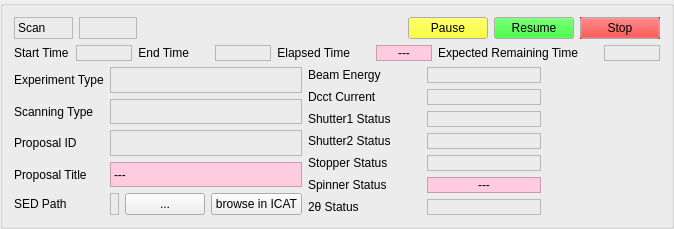
     <widget class="QGroupBox" name="infoGroupBox">
      <property name="title">
       <string/>
      </property>
      <layout class="QGridLayout" name="gridLayout_10">
       <item row="2" column="1" rowspan="2">
        <layout class="QGridLayout" name="statusLayout">
         <item row="5" column="1">
          <widget class="QLabel" name="spinnerStatusVal">
           <property name="cursor">
            <cursorShape>IBeamCursor</cursorShape>
           </property>
           <property name="styleSheet">
            <string notr="true">background-color: rgb(255, 203, 223);</string>
           </property>
           <property name="frameShape">
            <enum>QFrame::StyledPanel</enum>
           </property>
           <property name="text">
            <string>---</string>
           </property>
           <property name="alignment">
            <set>Qt::AlignCenter</set>
           </property>
          </widget>
         </item>
         <item row="6" column="1">
          <widget class="QELabel" name="twoThetaStatusVal">
           <property name="cursor">
            <cursorShape>IBeamCursor</cursorShape>
           </property>
           <property name="frameShape">
            <enum>QFrame::StyledPanel</enum>
           </property>
           <property name="alignment">
            <set>Qt::AlignCenter</set>
           </property>
           <property name="variable" stdset="0">
            <string>I09R2-MO-MC3:ES-DIFF-STP-ROTX2.RBV</string>
           </property>
           <property name="variableAsToolTip">
            <bool>false</bool>
           </property>
           <property name="displayAlarmStateOption" stdset="0">
            <enum>QELabel::Never</enum>
           </property>
          </widget>
         </item>
         <item row="5" column="0">
          <widget class="QLabel" name="spinnerStatusLabel">
           <property name="text">
            <string>Spinner Status</string>
           </property>
          </widget>
         </item>
         <item row="1" column="0">
          <widget class="QLabel" name="dcctCurrentLabel">
           <property name="text">
            <string>Dcct Current</string>
           </property>
          </widget>
         </item>
         <item row="3" column="0">
          <widget class="QLabel" name="shutter2StatusLabel">
           <property name="text">
            <string>Shutter2 Status</string>
           </property>
          </widget>
         </item>
         <item row="4" column="2">
          <widget class="QESimpleShape" name="stopperStatusInd">
           <property name="colour1" stdset="0">
            <color>
             <red>255</red>
             <green>255</green>
             <blue>0</blue>
            </color>
           </property>
           <property name="colour2" stdset="0">
            <color>
             <red>255</red>
             <green>255</green>
             <blue>0</blue>
            </color>
           </property>
           <property name="colour3" stdset="0">
            <color>
             <red>0</red>
             <green>255</green>
             <blue>0</blue>
            </color>
           </property>
           <property name="variable" stdset="0">
            <string>I09FE-PSS-PHST:getStatus</string>
           </property>
           <property name="edgeAlarmStateOption" stdset="0">
            <enum>QESimpleShape::Never</enum>
           </property>
           <property name="addUnits">
            <bool>false</bool>
           </property>
           <property name="variableAsToolTip">
            <bool>false</bool>
           </property>
          </widget>
         </item>
         <item row="1" column="1">
          <widget class="QELabel" name="dcctCurrentVal">
           <property name="cursor">
            <cursorShape>IBeamCursor</cursorShape>
           </property>
           <property name="frameShape">
            <enum>QFrame::StyledPanel</enum>
           </property>
           <property name="alignment">
            <set>Qt::AlignCenter</set>
           </property>
           <property name="variable" stdset="0">
            <string>SRC01-DI-DCCT1:getDcctCurrent</string>
           </property>
           <property name="variableAsToolTip">
            <bool>false</bool>
           </property>
           <property name="displayAlarmStateOption" stdset="0">
            <enum>QELabel::Never</enum>
           </property>
          </widget>
         </item>
         <item row="0" column="1">
          <widget class="QELabel" name="beamEnergyVal">
           <property name="cursor">
            <cursorShape>IBeamCursor</cursorShape>
           </property>
           <property name="frameShape">
            <enum>QFrame::StyledPanel</enum>
           </property>
           <property name="alignment">
            <set>Qt::AlignCenter</set>
           </property>
           <property name="variable" stdset="0">
            <string>SR-DI:getBeamEnergy</string>
           </property>
           <property name="variableAsToolTip">
            <bool>false</bool>
           </property>
           <property name="displayAlarmStateOption" stdset="0">
            <enum>QELabel::Never</enum>
           </property>
          </widget>
         </item>
         <item row="4" column="0">
          <widget class="QLabel" name="stopperStatusLabel">
           <property name="text">
            <string>Stopper Status</string>
           </property>
          </widget>
         </item>
         <item row="2" column="0">
          <widget class="QLabel" name="shutter1StatusLabel">
           <property name="text">
            <string>Shutter1 Status</string>
           </property>
          </widget>
         </item>
         <item row="6" column="0">
          <widget class="QLabel" name="twoThetaStatusLabel">
           <property name="text">
            <string>2θ Status</string>
           </property>
          </widget>
         </item>
         <item row="0" column="0">
          <widget class="QLabel" name="beamEnergyLabel">
           <property name="text">
            <string>Beam Energy</string>
           </property>
          </widget>
         </item>
         <item row="4" column="1">
          <widget class="QELabel" name="stopperStatusVal">
           <property name="cursor">
            <cursorShape>IBeamCursor</cursorShape>
           </property>
           <property name="frameShape">
            <enum>QFrame::StyledPanel</enum>
           </property>
           <property name="alignment">
            <set>Qt::AlignCenter</set>
           </property>
           <property name="variable" stdset="0">
            <string>I09FE-PSS-PHST:getStatus</string>
           </property>
           <property name="variableAsToolTip">
            <bool>false</bool>
           </property>
           <property name="displayAlarmStateOption" stdset="0">
            <enum>QELabel::Never</enum>
           </property>
           <property name="addUnits">
            <bool>false</bool>
           </property>
          </widget>
         </item>
         <item row="3" column="2">
          <widget class="QESimpleShape" name="shutter2StatusInd">
           <property name="colour1" stdset="0">
            <color>
             <red>255</red>
             <green>255</green>
             <blue>0</blue>
            </color>
           </property>
           <property name="colour2" stdset="0">
            <color>
             <red>255</red>
             <green>255</green>
             <blue>0</blue>
            </color>
           </property>
           <property name="colour3" stdset="0">
            <color>
             <red>0</red>
             <green>255</green>
             <blue>0</blue>
            </color>
           </property>
           <property name="variable" stdset="0">
            <string>I09OH-VA-PSH:getStatus</string>
           </property>
           <property name="edgeAlarmStateOption" stdset="0">
            <enum>QESimpleShape::Never</enum>
           </property>
           <property name="addUnits">
            <bool>false</bool>
           </property>
           <property name="variableAsToolTip">
            <bool>false</bool>
           </property>
          </widget>
         </item>
         <item row="5" column="2">
          <widget class="QESimpleShape" name="spinnerStatusInd">
           <property name="colour0" stdset="0">
            <color>
             <red>0</red>
             <green>255</green>
             <blue>0</blue>
            </color>
           </property>
           <property name="colour1" stdset="0">
            <color>
             <red>255</red>
             <green>0</green>
             <blue>0</blue>
            </color>
           </property>
           <property name="variable" stdset="0">
            <string>I09R2-MO-MC1:ES-DIFF-STP-ROTX3.DMOV</string>
           </property>
           <property name="edgeAlarmStateOption" stdset="0">
            <enum>QESimpleShape::Never</enum>
           </property>
           <property name="addUnits">
            <bool>false</bool>
           </property>
           <property name="variableAsToolTip">
            <bool>false</bool>
           </property>
          </widget>
         </item>
         <item row="3" column="1">
          <widget class="QELabel" name="shutter2StatusVal">
           <property name="cursor">
            <cursorShape>IBeamCursor</cursorShape>
           </property>
           <property name="frameShape">
            <enum>QFrame::StyledPanel</enum>
           </property>
           <property name="alignment">
            <set>Qt::AlignCenter</set>
           </property>
           <property name="variable" stdset="0">
            <string>I09OH-VA-PSH:getStatus</string>
           </property>
           <property name="variableAsToolTip">
            <bool>false</bool>
           </property>
           <property name="displayAlarmStateOption" stdset="0">
            <enum>QELabel::Never</enum>
           </property>
           <property name="addUnits">
            <bool>false</bool>
           </property>
          </widget>
         </item>
         <item row="2" column="1">
          <widget class="QELabel" name="shutter1StatusVal">
           <property name="cursor">
            <cursorShape>IBeamCursor</cursorShape>
           </property>
           <property name="frameShape">
            <enum>QFrame::StyledPanel</enum>
           </property>
           <property name="alignment">
            <set>Qt::AlignCenter</set>
           </property>
           <property name="variable" stdset="0">
            <string>I09FE-VA-PSH:getStatus</string>
           </property>
           <property name="variableAsToolTip">
            <bool>false</bool>
           </property>
           <property name="displayAlarmStateOption" stdset="0">
            <enum>QELabel::Never</enum>
           </property>
           <property name="addUnits">
            <bool>false</bool>
           </property>
          </widget>
         </item>
         <item row="2" column="2">
          <widget class="QESimpleShape" name="shutter1StatusInd">
           <property name="colour1" stdset="0">
            <color>
             <red>255</red>
             <green>255</green>
             <blue>0</blue>
            </color>
           </property>
           <property name="colour2" stdset="0">
            <color>
             <red>255</red>
             <green>255</green>
             <blue>0</blue>
            </color>
           </property>
           <property name="colour3" stdset="0">
            <color>
             <red>0</red>
             <green>255</green>
             <blue>0</blue>
            </color>
           </property>
           <property name="variable" stdset="0">
            <string>I09FE-VA-PSH:getStatus</string>
           </property>
           <property name="edgeAlarmStateOption" stdset="0">
            <enum>QESimpleShape::Never</enum>
           </property>
           <property name="addUnits">
            <bool>false</bool>
           </property>
           <property name="variableAsToolTip">
            <bool>false</bool>
           </property>
          </widget>
         </item>
        </layout>
       </item>
       <item row="2" column="0" rowspan="2">
        <layout class="QGridLayout" name="infoLayout">
         <item row="4" column="1">
          <widget class="QELabel" name="SEDPath">
           <property name="cursor">
            <cursorShape>IBeamCursor</cursorShape>
           </property>
           <property name="frameShape">
            <enum>QFrame::StyledPanel</enum>
           </property>
           <property name="wordWrap">
            <bool>true</bool>
           </property>
           <property name="variable" stdset="0">
            <string>$(P)FullExpFileName</string>
           </property>
           <property name="variableSubstitutions" stdset="0">
            <string>P=MS:</string>
           </property>
           <property name="variableAsToolTip">
            <bool>false</bool>
           </property>
           <property name="displayAlarmStateOption" stdset="0">
            <enum>QELabel::Never</enum>
           </property>
           <property name="addUnits">
            <bool>false</bool>
           </property>
          </widget>
         </item>
         <item row="4" column="2">
          <widget class="QPushButton" name="browse">
           <property name="cursor">
            <cursorShape>PointingHandCursor</cursorShape>
           </property>
           <property name="text">
            <string>...</string>
           </property>
          </widget>
         </item>
         <item row="0" column="0">
          <widget class="QLabel" name="experimentTypeLabel">
           <property name="text">
            <string>Experiment Type</string>
           </property>
          </widget>
         </item>
         <item row="4" column="3">
          <widget class="QPushButton" name="ICAT">
           <property name="cursor">
            <cursorShape>PointingHandCursor</cursorShape>
           </property>
           <property name="text">
            <string>browse in ICAT</string>
           </property>
          </widget>
         </item>
         <item row="1" column="1" colspan="3">
          <widget class="QELabel" name="scanningTypeVal">
           <property name="cursor">
            <cursorShape>IBeamCursor</cursorShape>
           </property>
           <property name="frameShape">
            <enum>QFrame::StyledPanel</enum>
           </property>
           <property name="alignment">
            <set>Qt::AlignCenter</set>
           </property>
           <property name="variable" stdset="0">
            <string>MS:ScanningType</string>
           </property>
           <property name="variableAsToolTip">
            <bool>false</bool>
           </property>
           <property name="displayAlarmStateOption" stdset="0">
            <enum>QELabel::Never</enum>
           </property>
           <property name="addUnits">
            <bool>false</bool>
           </property>
          </widget>
         </item>
         <item row="3" column="1" colspan="3">
          <widget class="QLabel" name="proposalTitleVal">
           <property name="cursor">
            <cursorShape>IBeamCursor</cursorShape>
           </property>
           <property name="styleSheet">
            <string notr="true">background-color: rgb(255, 203, 223);</string>
           </property>
           <property name="frameShape">
            <enum>QFrame::StyledPanel</enum>
           </property>
           <property name="text">
            <string>---</string>
           </property>
           <property name="alignment">
            <set>Qt::AlignLeading|Qt::AlignLeft|Qt::AlignVCenter</set>
           </property>
           <property name="wordWrap">
            <bool>true</bool>
           </property>
          </widget>
         </item>
         <item row="2" column="1" colspan="3">
          <widget class="QELabel" name="proposalIDVal">
           <property name="cursor">
            <cursorShape>IBeamCursor</cursorShape>
           </property>
           <property name="frameShape">
            <enum>QFrame::StyledPanel</enum>
           </property>
           <property name="alignment">
            <set>Qt::AlignCenter</set>
           </property>
           <property name="variable" stdset="0">
            <string>$(P)ProposalID</string>
           </property>
           <property name="variableSubstitutions" stdset="0">
            <string>P=MS:</string>
           </property>
           <property name="variableAsToolTip">
            <bool>false</bool>
           </property>
           <property name="displayAlarmStateOption" stdset="0">
            <enum>QELabel::Never</enum>
           </property>
           <property name="addUnits">
            <bool>false</bool>
           </property>
          </widget>
         </item>
         <item row="4" column="0">
          <widget class="QLabel" name="SEDPathLabel">
           <property name="text">
            <string>SED Path</string>
           </property>
          </widget>
         </item>
         <item row="3" column="0">
          <widget class="QLabel" name="proposalTitleLabel">
           <property name="text">
            <string>Proposal Title</string>
           </property>
          </widget>
         </item>
         <item row="2" column="0">
          <widget class="QLabel" name="proposalIDLabel">
           <property name="text">
            <string>Proposal ID</string>
           </property>
          </widget>
         </item>
         <item row="1" column="0">
          <widget class="QLabel" name="scanningTypeLabel">
           <property name="text">
            <string>Scanning Type</string>
           </property>
          </widget>
         </item>
         <item row="0" column="1" colspan="3">
          <widget class="QELabel" name="experimentTypeVal">
           <property name="cursor">
            <cursorShape>IBeamCursor</cursorShape>
           </property>
           <property name="frameShape">
            <enum>QFrame::StyledPanel</enum>
           </property>
           <property name="alignment">
            <set>Qt::AlignCenter</set>
           </property>
           <property name="variable" stdset="0">
            <string>$(P)ExperimentType</string>
           </property>
           <property name="variableSubstitutions" stdset="0">
            <string>P=MS:</string>
           </property>
           <property name="variableAsToolTip">
            <bool>false</bool>
           </property>
           <property name="displayAlarmStateOption" stdset="0">
            <enum>QELabel::Never</enum>
           </property>
           <property name="addUnits">
            <bool>false</bool>
           </property>
          </widget>
         </item>
        </layout>
       </item>
       <item row="0" column="0">
        <layout class="QGridLayout" name="scanStatusLayout">
         <item row="0" column="2">
          <widget class="QSimpleShape" name="scanStatusInd">
           <property name="shape">
            <enum>QSimpleShape::rectangle</enum>
           </property>
          </widget>
         </item>
         <item row="0" column="0">
          <widget class="QLabel" name="scanStatusLabel">
           <property name="frameShape">
            <enum>QFrame::StyledPanel</enum>
           </property>
           <property name="text">
            <string>Scan</string>
           </property>
          </widget>
         </item>
         <item row="0" column="3">
          <spacer name="horizontalSpacer_2">
           <property name="orientation">
            <enum>Qt::Horizontal</enum>
           </property>
           <property name="sizeType">
            <enum>QSizePolicy::Fixed</enum>
           </property>
           <property name="sizeHint" stdset="0">
            <size>
             <width>100</width>
             <height>20</height>
            </size>
           </property>
          </spacer>
         </item>
         <item row="0" column="1">
          <widget class="QELabel" name="scanStatusVal">
           <property name="cursor">
            <cursorShape>IBeamCursor</cursorShape>
           </property>
           <property name="autoFillBackground">
            <bool>false</bool>
           </property>
           <property name="frameShape">
            <enum>QFrame::StyledPanel</enum>
           </property>
           <property name="alignment">
            <set>Qt::AlignCenter</set>
           </property>
           <property name="variable" stdset="0">
            <string>$(P)ScanStatus</string>
           </property>
           <property name="variableSubstitutions" stdset="0">
            <string>P=MS:</string>
           </property>
           <property name="variableAsToolTip">
            <bool>false</bool>
           </property>
           <property name="displayAlarmStateOption" stdset="0">
            <enum>QELabel::Never</enum>
           </property>
           <property name="addUnits">
            <bool>false</bool>
           </property>
          </widget>
         </item>
        </layout>
       </item>
       <item row="1" column="0" colspan="2">
        <layout class="QGridLayout" name="timeLayout">
         <item row="1" column="4" rowspan="2">
          <widget class="QLabel" name="elapsedTimeLabel">
           <property name="text">
            <string>Elapsed Time</string>
           </property>
           <property name="alignment">
            <set>Qt::AlignRight|Qt::AlignTrailing|Qt::AlignVCenter</set>
           </property>
           <property name="indent">
            <number>20</number>
           </property>
          </widget>
         </item>
         <item row="1" column="2" rowspan="2">
          <widget class="QLabel" name="endTimeLabel">
           <property name="text">
            <string>End Time</string>
           </property>
           <property name="alignment">
            <set>Qt::AlignRight|Qt::AlignTrailing|Qt::AlignVCenter</set>
           </property>
           <property name="indent">
            <number>20</number>
           </property>
          </widget>
         </item>
         <item row="1" column="7" rowspan="2">
          <widget class="QELabel" name="scanRemainingTimeVal">
           <property name="cursor">
            <cursorShape>IBeamCursor</cursorShape>
           </property>
           <property name="frameShape">
            <enum>QFrame::StyledPanel</enum>
           </property>
           <property name="alignment">
            <set>Qt::AlignCenter</set>
           </property>
           <property name="variable" stdset="0">
            <string>$(P)ScanRemTime</string>
           </property>
           <property name="variableSubstitutions" stdset="0">
            <string>P=MS:</string>
           </property>
           <property name="variableAsToolTip">
            <bool>false</bool>
           </property>
           <property name="displayAlarmStateOption" stdset="0">
            <enum>QELabel::Never</enum>
           </property>
           <property name="addUnits">
            <bool>false</bool>
           </property>
          </widget>
         </item>
         <item row="1" column="5" rowspan="2">
          <widget class="QLabel" name="elapsedTimeVal">
           <property name="cursor">
            <cursorShape>IBeamCursor</cursorShape>
           </property>
           <property name="styleSheet">
            <string notr="true">background-color: rgb(255, 203, 223);</string>
           </property>
           <property name="frameShape">
            <enum>QFrame::StyledPanel</enum>
           </property>
           <property name="text">
            <string>---</string>
           </property>
           <property name="alignment">
            <set>Qt::AlignCenter</set>
           </property>
          </widget>
         </item>
         <item row="1" column="1" rowspan="2">
          <widget class="QELabel" name="startTimeVal">
           <property name="cursor">
            <cursorShape>IBeamCursor</cursorShape>
           </property>
           <property name="frameShape">
            <enum>QFrame::StyledPanel</enum>
           </property>
           <property name="alignment">
            <set>Qt::AlignCenter</set>
           </property>
           <property name="variable" stdset="0">
            <string>$(P)StartTime</string>
           </property>
           <property name="variableSubstitutions" stdset="0">
            <string>P=MS:</string>
           </property>
           <property name="variableAsToolTip">
            <bool>false</bool>
           </property>
           <property name="displayAlarmStateOption" stdset="0">
            <enum>QELabel::Never</enum>
           </property>
           <property name="addUnits">
            <bool>false</bool>
           </property>
          </widget>
         </item>
         <item row="1" column="0" rowspan="2">
          <widget class="QLabel" name="startTimeLabel">
           <property name="text">
            <string>Start Time</string>
           </property>
          </widget>
         </item>
         <item row="1" column="6" rowspan="2">
          <widget class="QLabel" name="intervalRemainingTimeLabel">
           <property name="text">
            <string>Expected Remaining Time</string>
           </property>
           <property name="alignment">
            <set>Qt::AlignRight|Qt::AlignTrailing|Qt::AlignVCenter</set>
           </property>
           <property name="indent">
            <number>20</number>
           </property>
          </widget>
         </item>
         <item row="1" column="3" rowspan="2">
          <widget class="QELabel" name="endTimeVal">
           <property name="cursor">
            <cursorShape>IBeamCursor</cursorShape>
           </property>
           <property name="frameShape">
            <enum>QFrame::StyledPanel</enum>
           </property>
           <property name="alignment">
            <set>Qt::AlignCenter</set>
           </property>
           <property name="variable" stdset="0">
            <string>$(P)EndTime</string>
           </property>
           <property name="variableSubstitutions" stdset="0">
            <string>P=MS:</string>
           </property>
           <property name="variableAsToolTip">
            <bool>false</bool>
           </property>
           <property name="displayAlarmStateOption" stdset="0">
            <enum>QELabel::Never</enum>
           </property>
           <property name="addUnits">
            <bool>false</bool>
           </property>
          </widget>
         </item>
        </layout>
       </item>
       <item row="0" column="1">
        <layout class="QGridLayout" name="actionsLayout">
         <item row="0" column="3">
          <widget class="QEPushButton" name="stop">
           <property name="palette">
            <palette>
             <active>
              <colorrole role="Button">
               <brush brushstyle="SolidPattern">
                <color alpha="255">
                 <red>255</red>
                 <green>0</green>
                 <blue>0</blue>
                </color>
               </brush>
              </colorrole>
             </active>
             <inactive>
              <colorrole role="Button">
               <brush brushstyle="SolidPattern">
                <color alpha="255">
                 <red>255</red>
                 <green>0</green>
                 <blue>0</blue>
                </color>
               </brush>
              </colorrole>
             </inactive>
             <disabled>
              <colorrole role="Button">
               <brush brushstyle="SolidPattern">
                <color alpha="255">
                 <red>255</red>
                 <green>0</green>
                 <blue>0</blue>
                </color>
               </brush>
              </colorrole>
             </disabled>
            </palette>
           </property>
           <property name="cursor">
            <cursorShape>PointingHandCursor</cursorShape>
           </property>
           <property name="autoFillBackground">
            <bool>true</bool>
           </property>
           <property name="text">
            <string>Stop</string>
           </property>
           <property name="variable" stdset="0">
            <string>$(P)ScanStatus</string>
           </property>
           <property name="variableSubstitutions" stdset="0">
            <string>P=MS:</string>
           </property>
           <property name="variableAsToolTip">
            <bool>false</bool>
           </property>
           <property name="displayAlarmStateOption" stdset="0">
            <enum>QEPushButton::Never</enum>
           </property>
           <property name="clickText">
            <string>4</string>
           </property>
           <property name="clickCheckedText">
            <string>Stopped</string>
           </property>
          </widget>
         </item>
         <item row="0" column="1">
          <widget class="QEPushButton" name="pause">
           <property name="palette">
            <palette>
             <active>
              <colorrole role="Button">
               <brush brushstyle="SolidPattern">
                <color alpha="255">
                 <red>255</red>
                 <green>255</green>
                 <blue>0</blue>
                </color>
               </brush>
              </colorrole>
             </active>
             <inactive>
              <colorrole role="Button">
               <brush brushstyle="SolidPattern">
                <color alpha="255">
                 <red>255</red>
                 <green>255</green>
                 <blue>0</blue>
                </color>
               </brush>
              </colorrole>
             </inactive>
             <disabled>
              <colorrole role="Button">
               <brush brushstyle="SolidPattern">
                <color alpha="255">
                 <red>255</red>
                 <green>255</green>
                 <blue>0</blue>
                </color>
               </brush>
              </colorrole>
             </disabled>
            </palette>
           </property>
           <property name="cursor">
            <cursorShape>PointingHandCursor</cursorShape>
           </property>
           <property name="text">
            <string>Pause</string>
           </property>
           <property name="variable" stdset="0">
            <string>$(P)ScanStatus</string>
           </property>
           <property name="variableSubstitutions" stdset="0">
            <string>P=MS:</string>
           </property>
           <property name="variableAsToolTip">
            <bool>false</bool>
           </property>
           <property name="displayAlarmStateOption" stdset="0">
            <enum>QEPushButton::Never</enum>
           </property>
           <property name="clickText">
            <string>3</string>
           </property>
           <property name="clickCheckedText">
            <string>Paused</string>
           </property>
          </widget>
         </item>
         <item row="0" column="0">
          <spacer name="horizontalSpacer">
           <property name="orientation">
            <enum>Qt::Horizontal</enum>
           </property>
           <property name="sizeType">
            <enum>QSizePolicy::Fixed</enum>
           </property>
           <property name="sizeHint" stdset="0">
            <size>
             <width>100</width>
             <height>20</height>
            </size>
           </property>
          </spacer>
         </item>
         <item row="0" column="2">
          <widget class="QEPushButton" name="resume">
           <property name="palette">
            <palette>
             <active>
              <colorrole role="Button">
               <brush brushstyle="SolidPattern">
                <color alpha="255">
                 <red>0</red>
                 <green>255</green>
                 <blue>0</blue>
                </color>
               </brush>
              </colorrole>
             </active>
             <inactive>
              <colorrole role="Button">
               <brush brushstyle="SolidPattern">
                <color alpha="255">
                 <red>0</red>
                 <green>255</green>
                 <blue>0</blue>
                </color>
               </brush>
              </colorrole>
             </inactive>
             <disabled>
              <colorrole role="Button">
               <brush brushstyle="SolidPattern">
                <color alpha="255">
                 <red>0</red>
                 <green>255</green>
                 <blue>0</blue>
                </color>
               </brush>
              </colorrole>
             </disabled>
            </palette>
           </property>
           <property name="cursor">
            <cursorShape>PointingHandCursor</cursorShape>
           </property>
           <property name="text">
            <string>Resume</string>
           </property>
           <property name="variable" stdset="0">
            <string>$(P)ScanStatus</string>
           </property>
           <property name="variableSubstitutions" stdset="0">
            <string>P=MS:</string>
           </property>
           <property name="variableAsToolTip">
            <bool>false</bool>
           </property>
           <property name="displayAlarmStateOption" stdset="0">
            <enum>QEPushButton::Never</enum>
           </property>
           <property name="clickText">
            <string>1</string>
           </property>
           <property name="clickCheckedText">
            <string>Running</string>
           </property>
          </widget>
         </item>
        </layout>
       </item>
      </layout>
     </widget>
